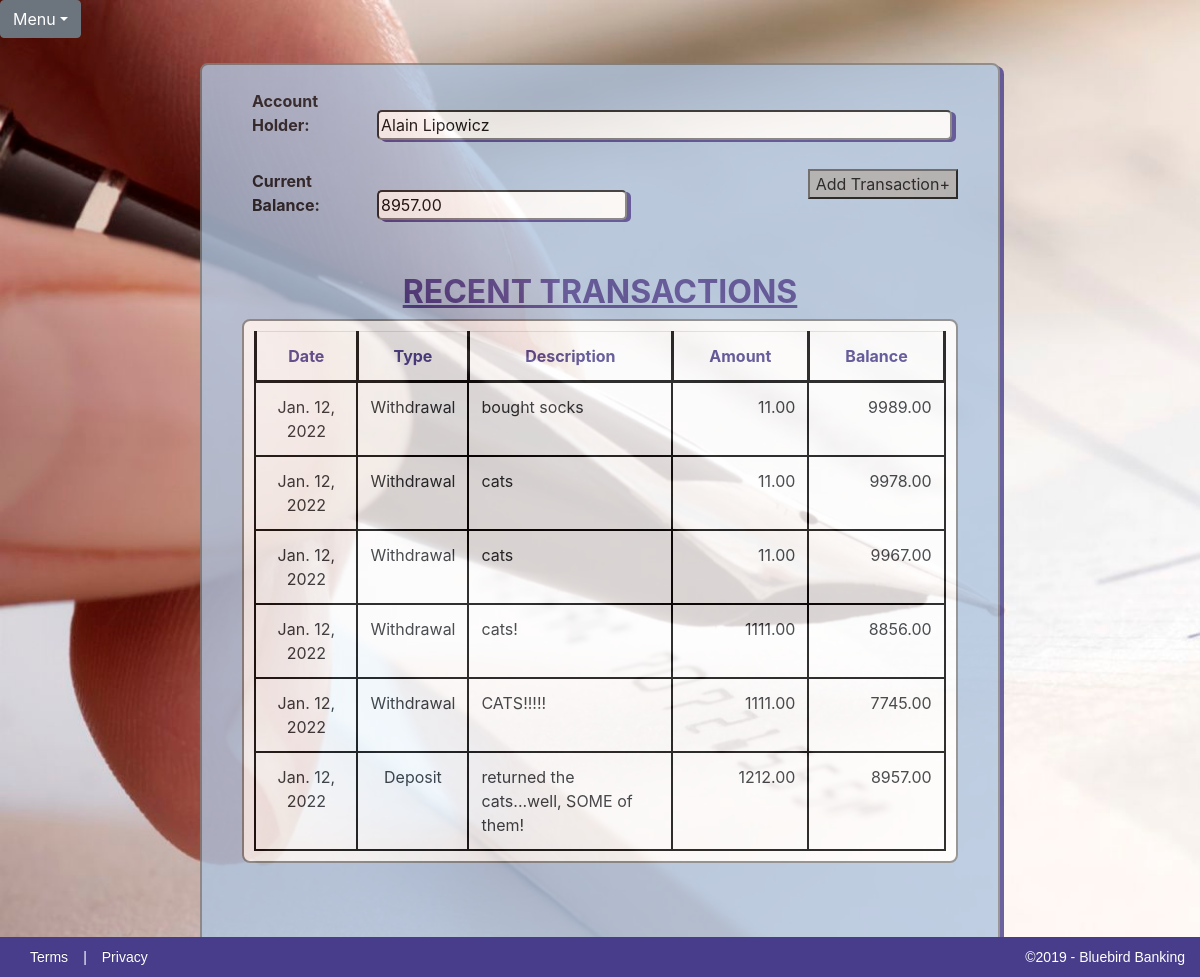
Page /1/balance/ on the committed database.
### Checkbook/models.py (models this page shows)
class Account(models.Model):
    first_name = models.CharField(max_length=50)
    last_name = models.CharField(max_length=50)
    initial_deposit = models.DecimalField(max_digits=15, decimal_places=2)
    Accounts = models.Manager()
    def __str__(self):
        return self.first_name + ' ' + self.last_name

class Transaction(models.Model):
    date = models.DateField()
    type = models.CharField(max_length=10, choices=TransactionTypes)
    amount = models.DecimalField(max_digits=15, decimal_places=2)
    description = models.CharField(max_length=100)
    account = models.ForeignKey(Account, on_delete=models.CASCADE)
    Transactions = models.Manager()

### Checkbook/views.py (the view)
# urls.py: path('<int:pk>/balance/', views.balance, name='balance'),
def balance(request, pk):
    account = get_object_or_404(Account, pk=pk)
    transactions = Transaction.Transactions.filter(account = pk)
    current_total = account.initial_deposit
    table_contents = { }
    for t in transactions:
        if t.type == 'Deposit':
            current_total += t.amount
            table_contents.update({t: current_total})
        else:
            current_total -= t.amount
            table_contents.update({t: current_total})
    content = {'account': account, 'table_contents': table_contents, 'balance': current_total}
    return render(request, 'checkbook/BalanceSheet.html', content)

### Checkbook/templates/checkbook/BalanceSheet.html (shortened to what this page needs)
{% extends 'checkbook_base.html' %}
{% block content %}
			<div id="all-transactions-form">
				<form>
					<br>
					<label>Account Holder:</label><input id="accountholder" type="text" name="accountHolder" value="{{ account }}" readonly>
					<br><br>
					<label>Current Balance:</label><input id="balance" type="text" name="currentBalance" value="{{ balance }}" readonly>
					<button type="button"><a href="{% url 'transaction' %}">Add Transaction+</a></button>
				</form>
				<br><br>
			</div>
			<h2>RECENT TRANSACTIONS</h2>
			<table class="table table-responsive" id ="transactions-table">
				<tr id="headerRow">
					<th>Date</th>
					<th>Type</th>
					<th>Description</th>
					<th>Amount</th>
					<th>Balance</th>
				</tr>
				{% for key, total in table_contents.items %}
				<tr>
					<td class="center">{{ key.date }}</td>
					<td class="center">{{ key.type }}</td>
					<td class="left">{{ key.description }}</td>
					<td class="right">{{ key.amount }}</td>
					<td class="right">{{ total }}</td>
				</tr>
				{% endfor %}
			</table>
			<br><br>
{% endblock %}

### Checkbook/templates/checkbook_base.html (shortened to what this page needs)
{% load static %}
<!DOCTYPE html>
<html lang="en">
	<head>
		<link rel="stylesheet" href="{% static '/CSS/CheckbookApp.css' %}">
		<link rel="stylesheet" href="https://stackpath.bootstrapcdn.com/bootstrap/4.3.1/css/bootstrap.min.css">
		<link rel="stylesheet" href="https://maxcdn.bootstrapcdn.com/font-awesome/4.7.0/css/font-awesome.min.css">
	</head>
	<header>
		<div class="JavaScriptDropdown">
			<div class="btn-group">
				<button type="button" class="btn btn-secondary dropdown-toggle" data-toggle="dropdown">Menu</button>
			</div>
		</div>
	</header>
	<body id="body">
		<div class="checkbook-container">
			{% block content %}{% endblock %}
			<br><br>
		</div>
		<section id="block-footer">
			<p id="footer-right"><a href="#">Terms</a>|<a href="#">Privacy</a></p>
			<p id="footer-left">&copy;2019 - Bluebird Banking</p>
		</section>
	</body>
</html>

### Checkbook/static/css/CheckbookApp.css (style rules this page uses)
html, body { height: cover; width: cover; }
body { font-family: Lucida Sans Unicode; text-align: center; background-image: url('../../static/images/CheckCalligraphyPen.jpg'); -webkit-background-size: cover; -moz-background-size: cover; -o-background-size: cover; background-size: cover; overflow: scroll; background-repeat: no-repeat; }
label { width: 125px; margin-left: 50px; font-weight: bold; opacity: initial; }
input, select { width: 500px; border-radius: 5px; box-shadow: 4px 2px darkslateblue; }
th { border: 3px solid black; }
tr td { height: 25px; border: 2px solid black; word-wrap: normal; vertical-align: top; width: auto; }
#headerRow { color: darkslateblue; text-align: center; }
.center { text-align: center; width: 15%; }
.left { padding-left: 10px; width: 30%; word-wrap: normal; }
.right { padding-right: 5px; width: 20%; text-align: right; }
.JavaScriptDropdown { position: relative; margin-top: 0; }
.checkbook-container { opacity: 0.8; position: relative; width: 800px; height: auto; border-radius: 8px; border: 2px solid gray; box-shadow: 4px 3px darkslateblue; margin-left: auto; margin-right: auto; margin-top: 25px; background-color: lightsteelblue; }
.checkbook-container h2 { color: darkslateblue; font-size: 32px; font-weight: bold; text-align: center; text-decoration: underline; }
#all-transactions-form { position: relative; }
#all-transactions-form button { background-color: darkgray; position: relative; right: 40px; float: right; }
#accountholder { width: 575px; }
#balance { width: 250px; }
#transactions-table { background-color:white; width: 90%; height: auto; margin-right: auto; margin-left: auto; padding: 10px; border: 2px solid gray; border-collapse: collapse; border-radius: 8px; table-layout: auto; float: center; position: relative; }
.checkbook-container button, .new-account-button { background-color: darkgray; display: block; margin-left: auto; margin-right: auto; }
button a, button a:hover { text-decoration: none; text-align: center; color:black; }
#block-footer { clear: both; display: flex; width: 100%; -moz-box-sizing: border-box; margin: 0 auto; background-color: darkslateblue; position: fixed; bottom: 0; height: 40px; }
#block-footer a, #block-footer p { flex: 1; color: white; padding: 15px 15px; font-size: 14px; line-height: 10px; font-family:'PT Sans', Arial, Helvetica, sans-serif; }
#footer-left { width: 40%; text-align: right; }
#block-footer { float:left; clear:both; width:100%; }
#block-footer a { color: white; text-shadow: 0 -1px 0 rgba(0, 0, 0, 0.25); text-decoration: none; outline: medium none; }

### rows in the picture
Account: accountHolder "Alain Lipowicz"
Transaction: date "Jan. 12, 2022", type "Withdrawal", description "bought socks", amount "11.00", total "9989.00"
Transaction: date "Jan. 12, 2022", type "Withdrawal", description "cats", amount "11.00", total "9978.00"
Transaction: date "Jan. 12, 2022", type "Withdrawal", description "cats", amount "11.00", total "9967.00"
Transaction: date "Jan. 12, 2022", type "Withdrawal", description "cats!", amount "1111.00", total "8856.00"
Transaction: date "Jan. 12, 2022", type "Withdrawal", description "CATS!!!!!", amount "1111.00", total "7745.00"
Transaction: date "Jan. 12, 2022", type "Deposit", description "returned the cats...well, SOME of them!", amount "1212.00", total "8957.00"
